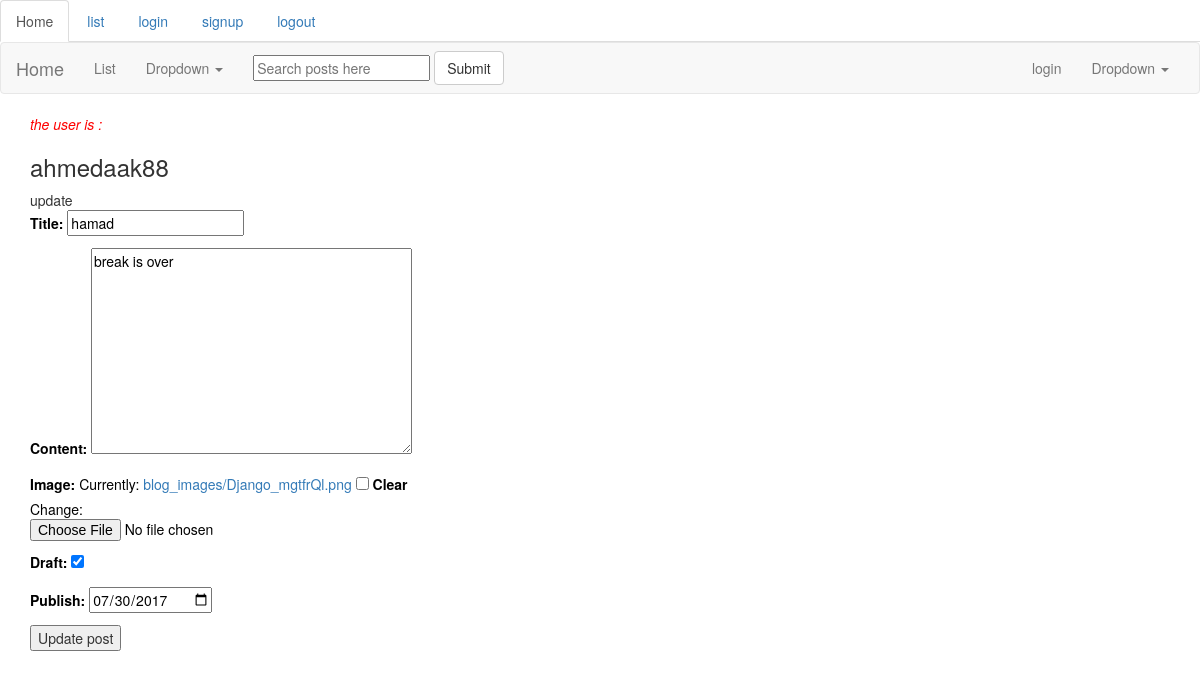
The app's page /posts/update/hamad (signed in) with its own data.
### post/models.py (models this page shows, shortened)
class Post(models.Model):
	author = models.ForeignKey(User, default=1)
	title = models.CharField(max_length=255)
	content = models.TextField()
	updated = models.DateTimeField(auto_now=True, auto_now_add=False)
	timestamp = models.DateTimeField(auto_now=False, auto_now_add = True)
	image = models.ImageField(upload_to="blog_images", null=True , blank=True)
	slug = models.SlugField(unique=True, null=True)
	draft  = models.BooleanField(default=True)
	publish= models.DateField()
	class Meta:
		ordering= ['-timestamp', '-updated']

### post/views.py (the view)
# urls.py: url(r'^update/(?P<slug>[-\w]+)$', views.post_update, name="update"),
def post_update(request, slug):
    if not (request.user.is_staff or request.user.is_superuser):
        raise Http404
    post_obj = get_object_or_404(Post, slug=slug)
    form = PostForm(request.POST or None ,request.FILES or None,instance=post_obj)
    if form.is_valid():
        form.save()
        messages.success(request,"how dare you ?")
        return redirect ("post:list")
    context = {
    "user":request.user,
    "form": form,
    "post_obj": post_obj,
    }
    return render(request, 'post_update.html',context)

### post/forms.py
class PostForm(forms.ModelForm):
	class Meta:
		model = Post
		fields = ['title','content','image', 'draft','publish']
		widgets= {
		'publish': forms.DateInput(attrs={"type":"date"}),
		}

### post/templates/post_update.html (shortened to what this page needs)
{% extends "base.html" %}
{% load crispy_forms_tags %}
{% block content %}
	{% block head_title %}update
	{% endblock head_title %}
	<form method="POST" action="{% url 'post:update' slug=post_obj.slug %}" enctype="multipart/form-data">
		{{form.as_p}}
		<input type="submit" value="Update post">
	</form>
{% endblock content%}

### post/templates/base.html (shortened to what this page needs)
<!DOCTYPE html>
{% load static %}
<html>
<head>
	<link rel="stylesheet" href="{% static 'css/bootstrap.min.css' %}">
<link rel="stylesheet" href="{% static 'css/12345.css' %}">
</head>
<body>
		<ul class="nav nav-tabs">
            <li role="presentation" class="active"><a href="{%url 'post:home'%}">Home</a></li>
            <li role="presentation"><a href="{%url 'post:list'%}">list</a></li>
            <li role="presentation"><a href="{%url 'post:login'%}">login</a></li>
            <li role="presentation"><a href="{%url 'post:signup'%}">signup</a></li>
            <li role="presentation"><a href="{%url 'post:logout'%}">logout</a></li>
        </ul>
		{%if user.is_superuser or user.is_staff%}
		 {% include 'navbar.html' %}
		{% endif%}
		 <div class="container">
		<cite>the user is :</cite><h3>{{user}}</h3>
		{% block content %}
		{% endblock content%}
		</div>
</body>
</html>

### post/static/css/12345.css (style rules this page uses)
cite { color:red; }
p { color: black; }

### records on screen
Post: title "hamad", content "break is over", draft "☑", publish "07/30/2017"

### other values on screen
{{ user }} "ahmedaak88"
